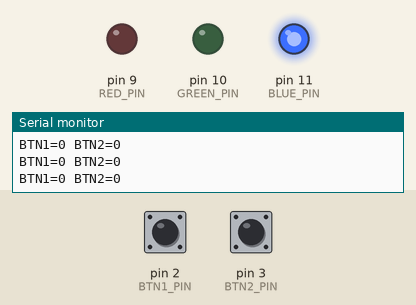
Bench run of a sketch on a simulated Arduino Uno, built with avr-gcc and run on an emulated ATmega328P. Parts: output pins drawn as LEDs (lit = HIGH), the last lines printed to the serial monitor. Inputs (shaded band) come from the test bench; at power-on: pin 2 (BTN1_PIN) HIGH, pin 3 (BTN2_PIN) HIGH.

Above: at 1.2 s.
1.3 s: pin 2 (BTN1_PIN) pulled LOW for 0.15 s
At 2.3 s:
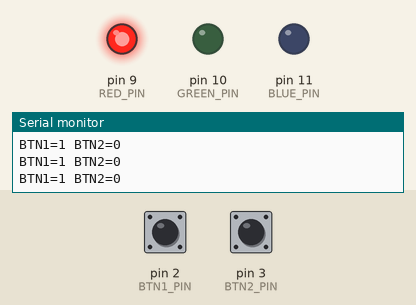
2.9 s: pin 3 (BTN2_PIN) pulled LOW for 0.15 s
At 3.5 s:
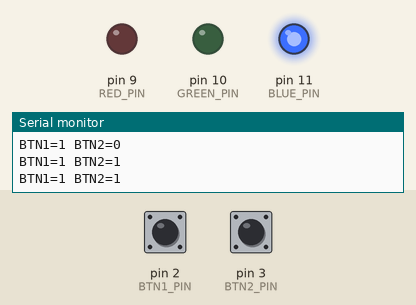
4.5 s: pin 3 (BTN2_PIN) pulled LOW for 1 s
At 5.9 s:
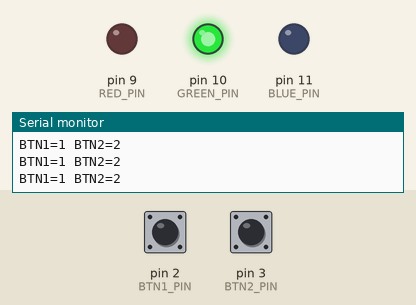
7.0 s: pin 2 (BTN1_PIN) pulled LOW for 1 s
At 7.8 s:
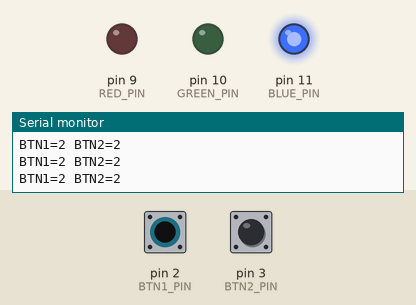
Timing chart, 0 to 10.0 s (numbered marks = the images above; inputs shaded):
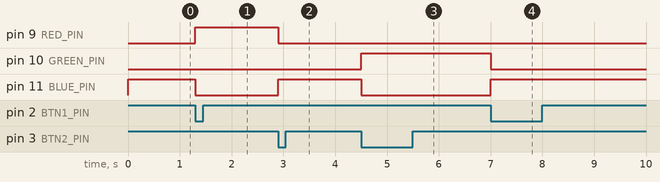

Measured:
- after the input at 1.3 s, pin 9 (RED_PIN): LOW → HIGH at once; pin 11 (BLUE_PIN): HIGH → LOW at once
- after the input at 2.9 s, pin 9 (RED_PIN): HIGH → LOW at once; pin 11 (BLUE_PIN): LOW → HIGH at once
- after the input at 4.5 s, pin 10 (GREEN_PIN): LOW → HIGH at once; pin 11 (BLUE_PIN): HIGH → LOW at once
- after the input at 7.0 s, pin 10 (GREEN_PIN): HIGH → LOW at once; pin 11 (BLUE_PIN): LOW → HIGH at once

The sketch:

P1.ino
```cpp
#include <Arduino.h>

const int BTN1_PIN = 2;
const int BTN2_PIN = 3;

const int RED_PIN   = 9;
const int GREEN_PIN = 10;
const int BLUE_PIN  = 11;

volatile long btn1Count = 0;
volatile long btn2Count = 0;

volatile unsigned long lastIsrUs1 = 0;
volatile unsigned long lastIsrUs2 = 0;
const unsigned long DEBOUNCE_US = 30000; // 30 ms

void setLEDs(bool r, bool g, bool b) {
  digitalWrite(RED_PIN, r ? HIGH : LOW);
  digitalWrite(GREEN_PIN, g ? HIGH : LOW);
  digitalWrite(BLUE_PIN, b ? HIGH : LOW);
}

void ISR_btn1() {
  unsigned long now = micros();
  if (now - lastIsrUs1 >= DEBOUNCE_US) {
    btn1Count++;
    lastIsrUs1 = now;
  }
}

void ISR_btn2() {
  unsigned long now = micros();
  if (now - lastIsrUs2 >= DEBOUNCE_US) {
    btn2Count++;
    lastIsrUs2 = now;
  }
}

void setup() {
  Serial.begin(9600);
  while (!Serial) {}

  pinMode(BTN1_PIN, INPUT_PULLUP);
  pinMode(BTN2_PIN, INPUT_PULLUP);

  pinMode(RED_PIN, OUTPUT);
  pinMode(GREEN_PIN, OUTPUT);
  pinMode(BLUE_PIN, OUTPUT);
  setLEDs(false, false, false);

  attachInterrupt(digitalPinToInterrupt(BTN1_PIN), ISR_btn1, FALLING);
  attachInterrupt(digitalPinToInterrupt(BTN2_PIN), ISR_btn2, FALLING);

  Serial.println("Lab2 P1: Press BTN1 and BTN2. Watch counts and LED result.");
}

void loop() {
  long c1, c2;
  noInterrupts();
  c1 = btn1Count;
  c2 = btn2Count;
  interrupts();

  if (c1 > c2)      setLEDs(true,  false, false); // red
  else if (c1 < c2) setLEDs(false, true,  false); // green
  else              setLEDs(false, false, true ); // blue

  static unsigned long lastPrint = 0;
  if (millis() - lastPrint >= 250) {
    lastPrint = millis();
    Serial.print("BTN1=");
    Serial.print(c1);
    Serial.print(" BTN2=");
    Serial.println(c2);
  }
}
```
